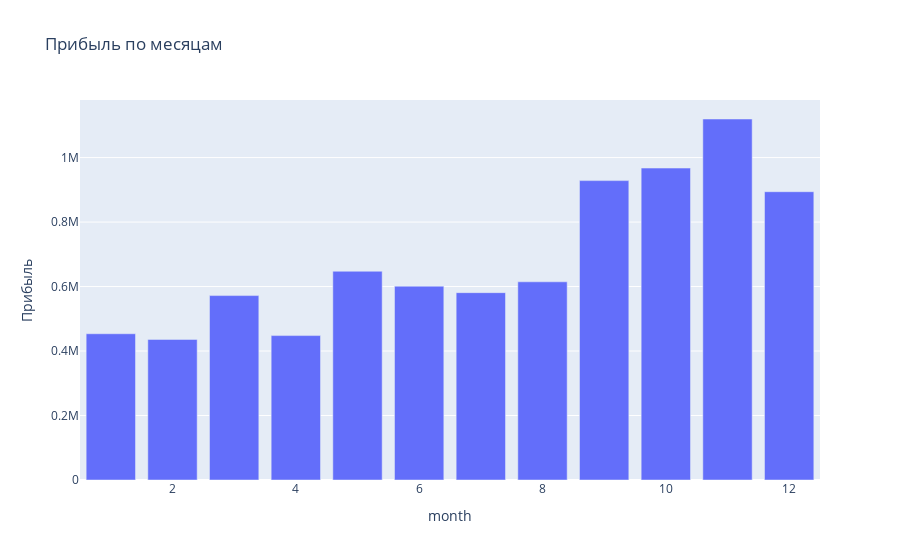

Here is the notebook cell this chart was saved with:
### Markdown cell above
### Задание 4.5
Добавьте в таблицу с транзакциями признаки месяца, дня недели и часа совершения покупки.

Постройте визуализацию, отражающую распределение суммарной выручки от заказов по месяцам. Укажите номер самого прибыльного для компании месяца. Предположите, почему так происходит.

### Code cell
data['day_of_week'] = data['InvoiceDate'].apply(lambda x: x.day_name())
data['month'] = data['InvoiceDate'].apply(lambda x: x.month)
data['hour'] = data['InvoiceDate'].apply(lambda x: x.hour)

top_months_by_price = data.groupby('month')['TotalPrice'].sum().reset_index()
# top_months_by_price = top_months_by_price.nlargest(3, 'TotalPrice')

fig = px.bar(top_months_by_price,
             x='month',
             y='TotalPrice',
             title='Прибыль по месяцам',
             labels={'TotalPrice': 'Прибыль'})

fig.show()

### Figure 1 — Plotly figure (JSON) as saved in the notebook; plotly's stock layout.template omitted (floating-point values rounded to 4 significant figures)
{"data": [{"alignmentgroup": "True", "hovertemplate": "month=%{x}<br>Прибыль=%{y}<extra></extra>", "legendgroup": "", "marker": {"color": "#636efa", "pattern": {"shape": ""}}, "name": "", "offsetgroup": "", "orientation": "v", "showlegend": false, "textposition": "auto", "type": "bar", "x": [1, 2, 3, 4, 5, 6, 7, 8, 9, 10, 11, 12], "xaxis": "x", "y": [453600.0, 436000.0, 571900.0, 447900.0, 647400.0, 601200.0, 581000.0, 614700.0, 928600.0, 967400.0, 1120000.0, 894100.0], "yaxis": "y"}], "layout": {"barmode": "relative", "legend": {"tracegroupgap": 0}, "title": {"text": "Прибыль по месяцам"}, "xaxis": {"anchor": "y", "domain": [0, 1], "title": {"text": "month"}}, "yaxis": {"anchor": "x", "domain": [0, 1], "title": {"text": "Прибыль"}}}}
